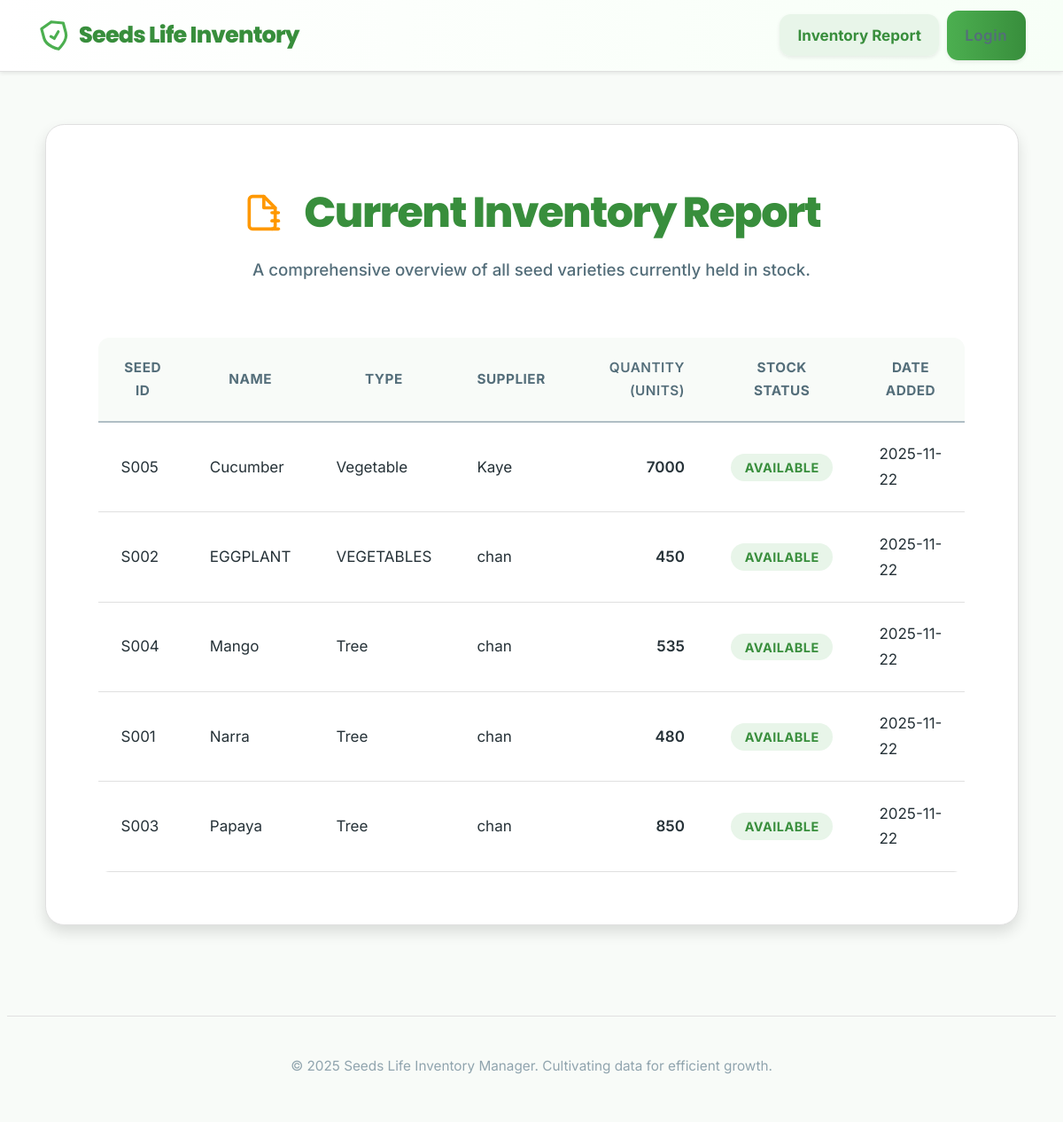
Screenshot of /report with the database file from the repository.
### app.py (models this page shows)
class Seed(db.Model):
    id = db.Column(db.Integer, primary_key=True)
    seed_id = db.Column(db.String(10), unique=True, nullable=False)
    seed_name = db.Column(db.String(100), nullable=False)
    seed_type = db.Column(db.String(100), nullable=False)
    quantity = db.Column(db.Integer, nullable=False)
    supplier = db.Column(db.String(100), nullable=False)
    status = db.Column(db.String(50), nullable=False, default='Available')
    date_added = db.Column(db.DateTime, default=datetime.utcnow)
    seed_image_b64 = db.Column(db.Text, nullable=True)

### app.py (the view)
@app.route('/report')
def report():
    seeds = Seed.query.order_by(Seed.seed_name).all()
    user_role = session.get('role', 'Guest')
    return render_template('report.html', seeds=seeds, user_role=user_role)

### app.py (called while the page is built)
@app.context_processor
def inject_global_data():
    current_year = datetime.utcnow().year
    pending_count = 0
    if 'user_id' in session and session.get('role') == 'Admin':
        pending_count = Transaction.query.filter_by(status='Pending').count()
    return {
        'now': datetime.now,
        'current_year': current_year,
        'pending_approvals_count': pending_count
    }

### templates/report.html (shortened to what this page needs)
{% extends "base.html" %}
{% block content %}
<div class="card">
    <div class="page-title">
        Current Inventory Report
    </div>
    <div class="page-subtitle">
        A comprehensive overview of all seed varieties currently held in stock.
    </div>
    <table class="data-table">
        <thead>
            <tr>
                <th>Seed ID</th>
                <th>Name</th>
                <th>Type</th>
                <th>Supplier</th>
                <th class="align-right">Quantity (Units)</th>
                <th class="align-center">Stock Status</th>
                <th>Date Added</th>
            </tr>
        </thead>
        <tbody>
            {% for seed in seeds %}
            <tr>
                <td>{{ seed.seed_id }}</td>
                <td>{{ seed.seed_name }}</td>
                <td>{{ seed.seed_type }}</td>
                <td>{{ seed.supplier }}</td>
                <td class="align-right">{{ seed.quantity }}</td>
                <td class="align-center">
                    <span class="status-tag status-{{ seed.status | lower | replace(' ', '-') }}">{{ seed.status }}</span>
                </td>
                <td>{{ seed.date_added.strftime('%Y-%m-%d') }}</td>
            </tr>
            {% else %}
            <tr>
                <td colspan="7" class="align-center">No seed inventory records found.</td>
            </tr>
            {% endfor %}
        </tbody>
    </table>
</div>
{% endblock %}

### static/style.css (style rules this page uses)
:root { --color-primary-green: #388E3C; --color-primary-green-light: #4CAF50; --color-primary-blue: #1976D2; --color-primary-blue-light: #2196F3; --color-accent-orange: #FF9800; --color-background: #F8FBF8; --color-surface: #FFFFFF; --color-text-dark: #263238; --color-text-medium: #546E7A; --color-text-light: #90A4AE; --color-danger: #D32F2F; --color-danger-dark: #B02828; --color-danger-light: #FFCDD2; --color-success: #388E3C; --color-success-light: #E8F5E9; --color-info: #03A9F4; --color-info-light: #E1F5FE; --color-warning: #FFA000; --color-warning-light: #FFECB3; --color-border-light: #E0E0E0; --color-border-medium: #B0BEC5; --shadow-sm: 0 2px 4px rgba(0, 0, 0, 0.08); --shadow-md: 0 8px 16px rgba(0, 0, 0, 0.12); --shadow-lg: 0 16px 32px rgba(0, 0, 0, 0.18); --border-radius-card: 1.25rem; --border-radius-element: 0.75rem; --border-radius-pill: 9999px; font-size: 17px; --font-size-base: 1rem; --font-size-sm: 0.9rem; --font-size-lg: 1.1rem; --font-size-xl: 1.5rem; --font-size-h1: 2.8rem; --font-size-h2: 2.2rem; --font-size-h3: 1.8rem; --spacing-xs: 0.5rem; --spacing-sm: 1rem; --spacing-md: 1.5rem; --spacing-lg: 2.5rem; --spacing-xl: 3.5rem; }
body { font-family: 'Inter', sans-serif; background-color: var(--color-background); color: var(--color-text-dark); line-height: 1.7; margin-top: 80px; min-height: 100vh; display: flex; flex-direction: column; -webkit-font-smoothing: antialiased; -moz-osx-font-smoothing: grayscale; }
.card { background-color: var(--color-surface); padding: var(--spacing-xl); border-radius: var(--border-radius-card); border: 1px solid var(--color-border-light); margin-bottom: var(--spacing-lg); box-shadow: var(--shadow-md); transition: transform 0.2s ease-in-out, box-shadow 0.2s ease-in-out; }
.page-title { font-family: 'Poppins', sans-serif; font-size: var(--font-size-h1); font-weight: 800; color: var(--color-primary-green); margin-bottom: var(--spacing-xs); letter-spacing: -1.5px; display: flex; align-items: center; justify-content: center; text-align: center; }
.page-title svg { color: var(--color-accent-orange); margin-right: var(--spacing-md); width: 44px; height: 44px; }
.page-subtitle { font-size: var(--font-size-lg); color: var(--color-text-medium); margin-bottom: var(--spacing-xl); font-weight: 500; text-align: center; max-width: 700px; margin-left: auto; margin-right: auto; }
.data-table { width: 100%; border-collapse: separate; border-spacing: 0; font-size: var(--font-size-base); border-radius: var(--border-radius-element); overflow: hidden; }
.data-table th, .data-table td { padding: 1.25rem 1.5rem; border-bottom: 1px solid var(--color-border-light); vertical-align: middle; }
.data-table thead th { background-color: var(--color-background); color: var(--color-text-medium); font-weight: 700; text-transform: uppercase; letter-spacing: 0.5px; font-size: var(--font-size-sm); border-bottom: 2px solid var(--color-border-medium); }
.data-table .align-center { text-align: center; }
.data-table .align-right { text-align: right; font-weight: 600; }
.data-table td:has(.status-tag) { text-align: center; }
.status-tag { padding: 0.4rem 0.9rem; border-radius: var(--border-radius-pill); font-size: 0.85rem; font-weight: 700; text-transform: uppercase; letter-spacing: 0.5px; }
.status-available { background-color: var(--color-success-light); color: var(--color-success); }

### templates/base.html (style rules this page uses)
:root { --color-primary-green: #388E3C; --color-primary-blue: #1976D2; --color-success: #388E3C; --color-success-light: #E8F5E9; --color-danger: #D32F2F; --color-danger-dark: #B02828; --color-danger-light: #FFCDD2; --color-warning: #FFA000; --color-warning-light: #FFECB3; --color-info: #03A9F4; --color-info-light: #E1F5FE; --color-border-light: #E0E0E0; --shadow-sm: 0 2px 4px rgba(0, 0, 0, 0.08); --border-radius-element: 0.75rem; }

### rows the page displays
Seed: seed_id "S005", seed_name "Cucumber", seed_type "Vegetable", supplier "Kaye", quantity "7000", status "AVAILABLE", date_added "2025-11-22"
Seed: seed_id "S002", seed_name "EGGPLANT", seed_type "VEGETABLES", supplier "chan", quantity "450", status "AVAILABLE", date_added "2025-11-22"
Seed: seed_id "S004", seed_name "Mango", seed_type "Tree", supplier "chan", quantity "535", status "AVAILABLE", date_added "2025-11-22"
Seed: seed_id "S001", seed_name "Narra", seed_type "Tree", supplier "chan", quantity "480", status "AVAILABLE", date_added "2025-11-22"
Seed: seed_id "S003", seed_name "Papaya", seed_type "Tree", supplier "chan", quantity "850", status "AVAILABLE", date_added "2025-11-22"
